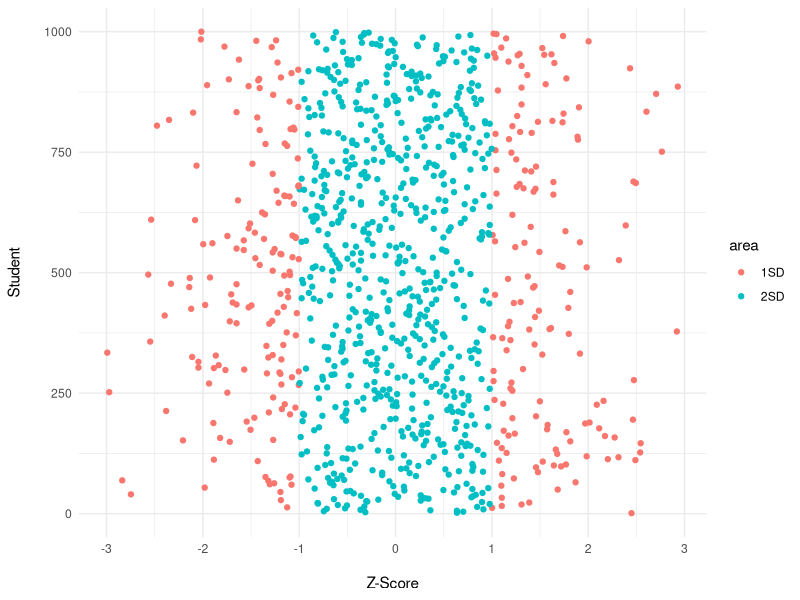
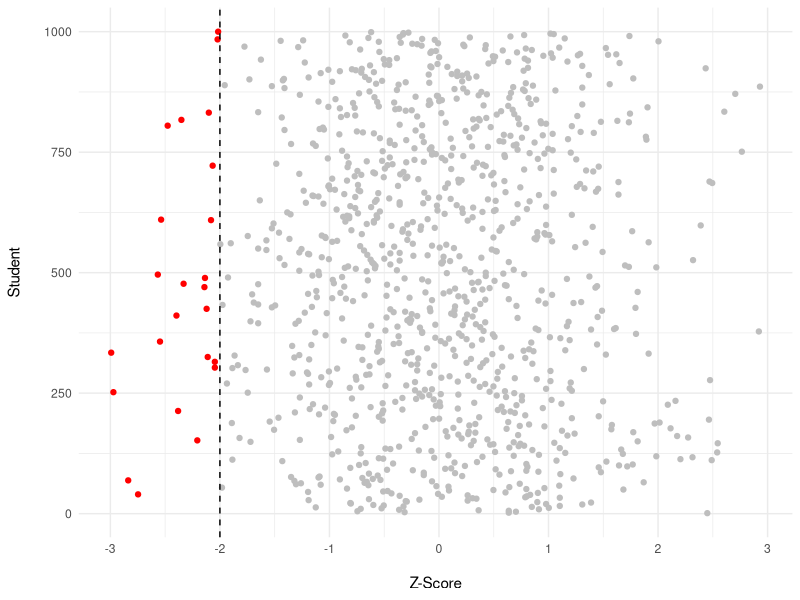
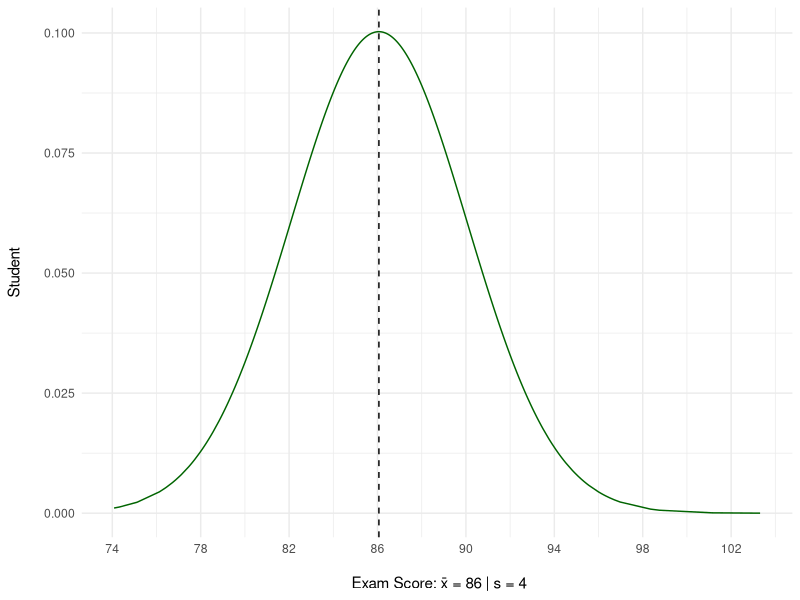
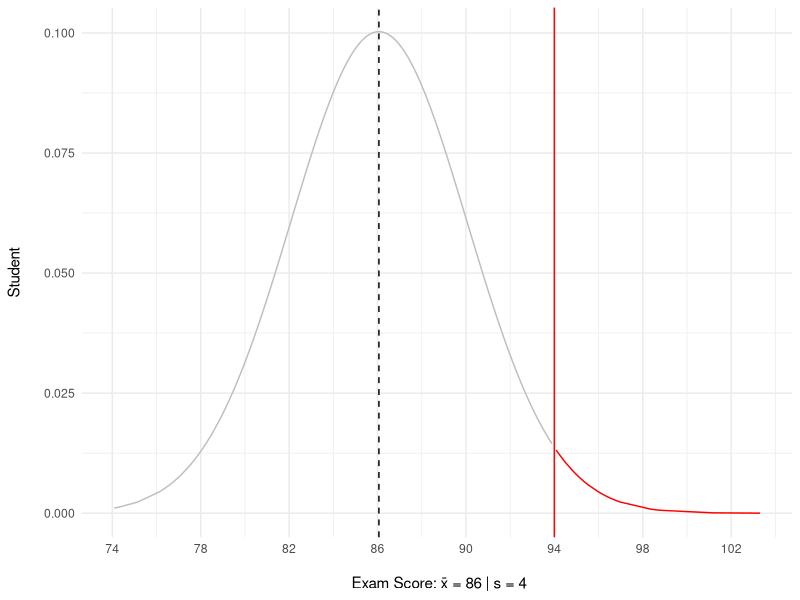
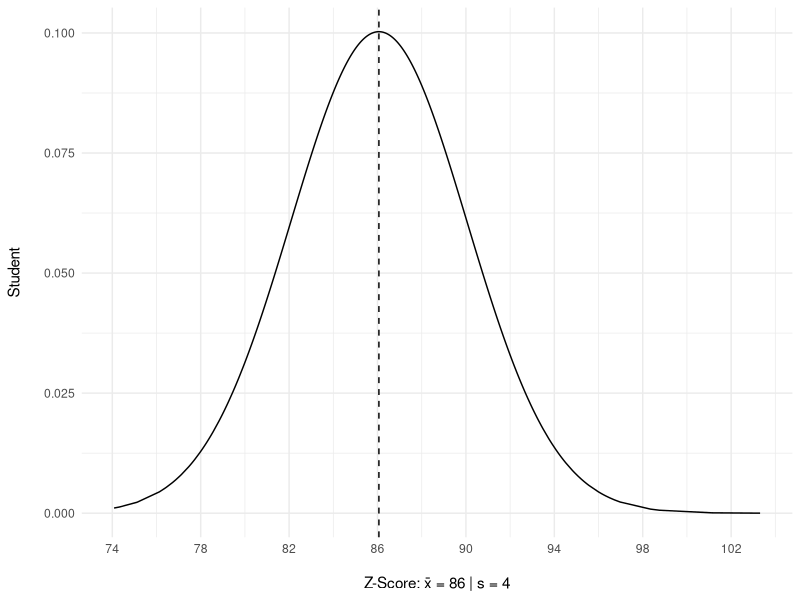
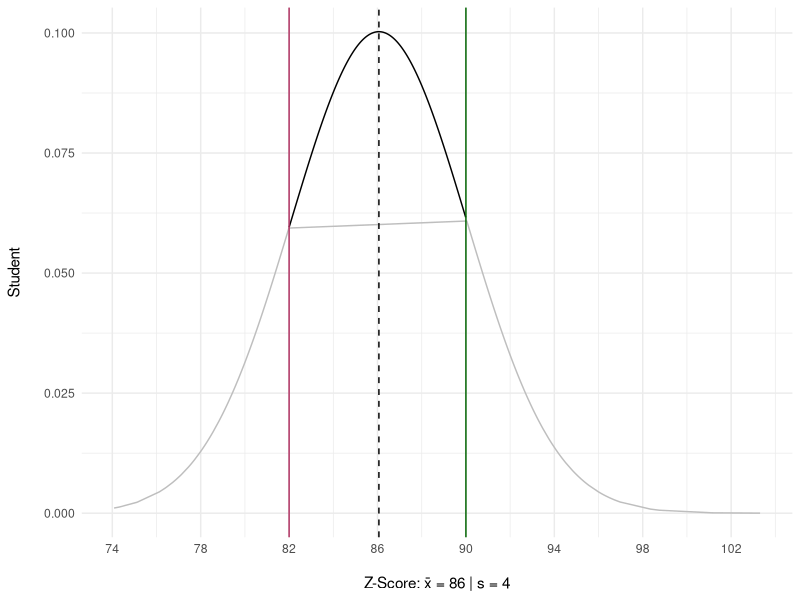
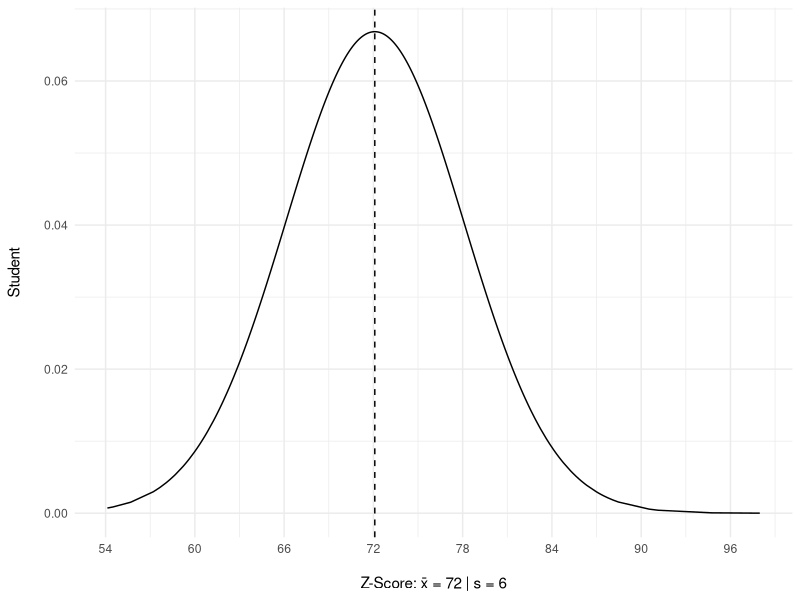
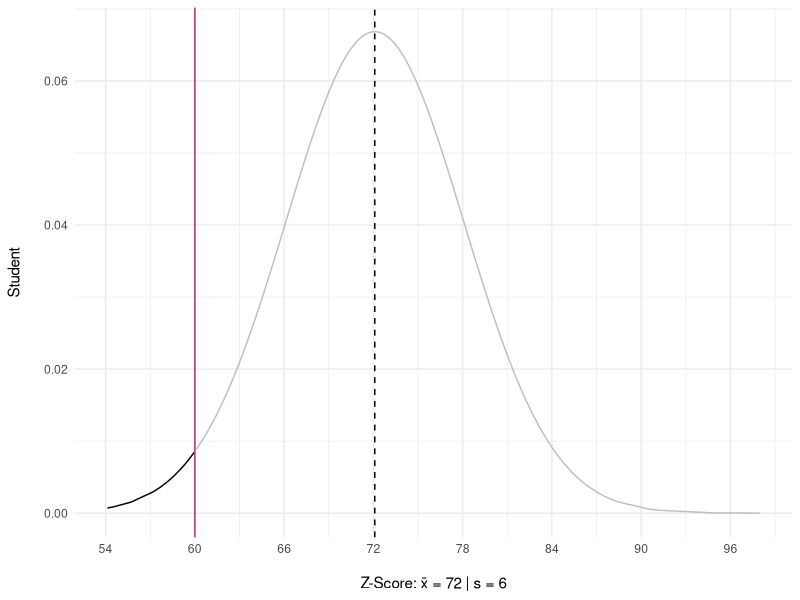

Write the R code that produced these figures, in order.
## ---- chunk 1
library(dplyr)
library(ggplot2)

set.seed(616)
z1 <- 
  tibble(
  student = 1:1000,
  x = rnorm(1000,75,2) |> round(2),
  z = (x-mean(x))/sd(x),
  sca = scale(x),
  norml = dnorm(x, mean(x), sd(x))
) |> 
  mutate(
  area = case_when(
    z >= 1 ~ "1SD",
    z <= -1 ~ "1SD",
    z >= 2 ~ "2SD",
    z >= -2 ~ "2SD",
    z >= 3 ~ "3SD",
    z <= -3 ~ "3SD"
    )
  )

z1 |> 
  ggplot(aes(z,student, color = area)) + 
  geom_point() + 
  theme_minimal() +
  labs(x = "\nZ-Score",
       y = "Student\n") 

## ---- chunk 2
set.seed(616)
library(dplyr)
library(ggplot2)

z1 |> 
  ggplot(aes(z,student, color = area)) + 
  geom_point(aes(color = ifelse(z <= -2,"red","grey"))) + 
  geom_vline(xintercept = -2, color = "black", lty = "dashed") +
  theme_minimal() +
  labs(x = "\nZ-Score",
       y = "Student\n") +
  scale_color_identity()

## ---- chunk 3
set.seed(200)

z2 <- tibble(
  student = 1:1000,
  x = rnorm(1000,86,4) |> round(2),
  z = (x-mean(x))/sd(x),
  sca = scale(x),
  dn = dnorm(x, mean(x), sd(x))
) 

z2 |> 
  ggplot(aes(x,dn)) + 
  geom_line(color = "darkgreen") + 
  theme_minimal() +
  labs(x = "\n Exam Score: x̄ = 86 | s = 4",
       y = "Student\n") + 
  geom_vline(aes(xintercept = mean(x)), lty = "dashed") +
  scale_color_identity() +
  scale_x_continuous(breaks = seq(70,102, by = 4))
## ---- chunk 4

set.seed(200)

z2 |> 
  ggplot(aes(x,dn)) + 
  geom_line(aes(color = ifelse(x > 94, "red","grey"))) + 
  theme_minimal() +
  labs(x = "\n Exam Score: x̄ = 86 | s = 4",
       y = "Student\n") + 
  geom_vline(aes(xintercept = mean(x)), lty = "dashed") +
  geom_vline(xintercept = 94, color = "red") +
  scale_color_identity() + 
  scale_x_continuous(breaks = seq(70,102, by = 4))
## ---- chunk 5

set.seed(200)
z3 <- 
  tibble(
  student = 1:1000,
  x = rnorm(1000,86,4) |> round(2),
  z = (x-mean(x))/sd(x),
  sca = scale(x),
  dn = dnorm(x, mean(x), sd(x))
) 

z3 |> 
  ggplot(aes(x,dn)) + 
  geom_line(color = "black") + 
  theme_minimal() +
  labs(x = "\nZ-Score: x̄ = 86 | s = 4",
       y = "Student\n") + 
  geom_vline(aes(xintercept = mean(x)), lty = "dashed") +
  scale_color_identity() + 
  scale_x_continuous(breaks = seq(70,102, by = 4))
## ---- chunk 6

z3 |> 
  ggplot(aes(x,dn)) + 
  geom_line(aes(color = ifelse(between(x,82,90), "black","grey"))) + 
  theme_minimal() +
  labs(x = "\nZ-Score: x̄ = 86 | s = 4",
       y = "Student\n") + 
  geom_vline(aes(xintercept = mean(x)), lty = "dashed") +
  geom_vline(xintercept = 82, color = "maroon") +
  geom_vline(xintercept = 90, color = "darkgreen")  +
  scale_color_identity() +
  scale_x_continuous(breaks = seq(70,102, by = 4))
## ---- chunk 7
set.seed(200)

z4 <- 
  tibble(
  student = 1:1000,
  x = rnorm(1000,72,6) |> round(2),
  z = (x-mean(x))/sd(x),
  sca = scale(x),
  dn = dnorm(x, mean(x), sd(x))
) 

z4 |> 
  ggplot(aes(x,dn)) + 
  geom_line(color = "black") + 
  theme_minimal() +
  labs(x = "\nZ-Score: x̄ = 72 | s = 6",
       y = "Student\n") + 
  geom_vline(aes(xintercept = mean(x)), lty = "dashed") +
  scale_color_identity() +
  scale_x_continuous(breaks = seq(48, 96, by = 6))
## ---- chunk 8
z4 |> 
  ggplot(aes(x,dn)) + 
  geom_line(aes(color = ifelse(x < 60, "black","grey"))) + 
  theme_minimal() +
  labs(x = "\nZ-Score: x̄ = 72 | s = 6",
       y = "Student\n") + 
  geom_vline(aes(xintercept = mean(x)), lty = "dashed") +
  geom_vline(xintercept = 60, color = "maroon") +
  scale_color_identity() +
  scale_x_continuous(breaks = seq(48, 96, by = 6))
